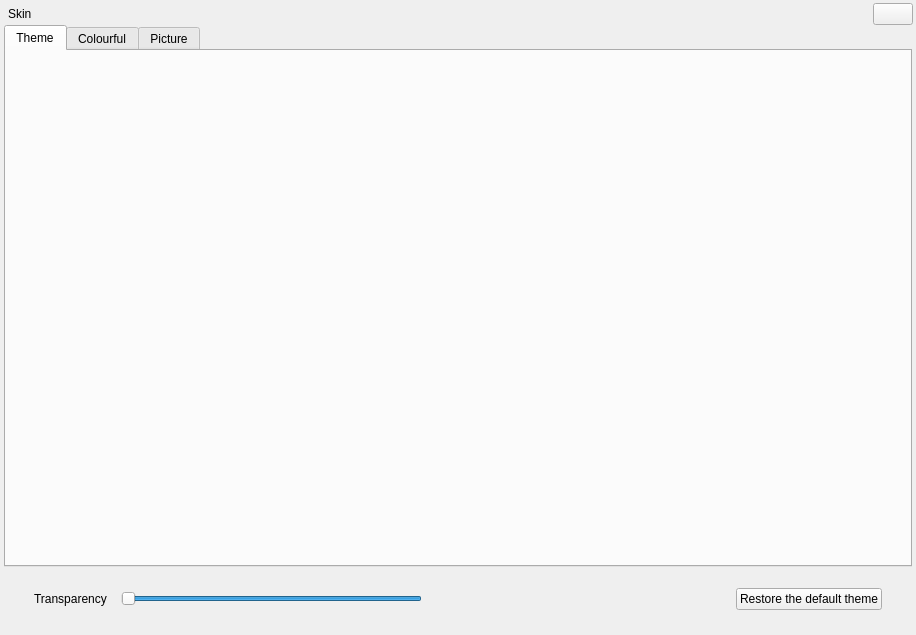
<?xml version="1.0" encoding="UTF-8"?>
<ui version="4.0">
 <class>FormSkinDialog</class>
 <widget class="QDialog" name="FormSkinDialog">
  <property name="geometry">
   <rect>
    <x>0</x>
    <y>0</y>
    <width>916</width>
    <height>635</height>
   </rect>
  </property>
  <property name="windowTitle">
   <string>Skin</string>
  </property>
  <layout class="QVBoxLayout" name="verticalLayout">
   <property name="spacing">
    <number>0</number>
   </property>
   <property name="leftMargin">
    <number>2</number>
   </property>
   <property name="topMargin">
    <number>2</number>
   </property>
   <property name="rightMargin">
    <number>2</number>
   </property>
   <property name="bottomMargin">
    <number>2</number>
   </property>
   <item>
    <widget class="QWidget" name="widgetSkin" native="true">
     <property name="active" stdset="0">
      <bool>true</bool>
     </property>
     <layout class="QVBoxLayout" name="verticalLayout_2">
      <property name="spacing">
       <number>0</number>
      </property>
      <property name="leftMargin">
       <number>0</number>
      </property>
      <property name="topMargin">
       <number>0</number>
      </property>
      <property name="rightMargin">
       <number>0</number>
      </property>
      <property name="bottomMargin">
       <number>0</number>
      </property>
      <item>
       <widget class="QWidget" name="dialogTitlebar" native="true">
        <layout class="QHBoxLayout" name="horizontalLayout">
         <property name="spacing">
          <number>0</number>
         </property>
         <property name="leftMargin">
          <number>0</number>
         </property>
         <property name="topMargin">
          <number>1</number>
         </property>
         <property name="rightMargin">
          <number>1</number>
         </property>
         <property name="bottomMargin">
          <number>0</number>
         </property>
         <item>
          <widget class="QLabel" name="labelTitle">
           <property name="text">
            <string>Skin</string>
           </property>
           <property name="indent">
            <number>6</number>
           </property>
          </widget>
         </item>
         <item>
          <spacer name="horizontalSpacer_4">
           <property name="orientation">
            <enum>Qt::Horizontal</enum>
           </property>
           <property name="sizeHint" stdset="0">
            <size>
             <width>260</width>
             <height>20</height>
            </size>
           </property>
          </spacer>
         </item>
         <item>
          <widget class="QPushButton" name="buttonClose">
           <property name="text">
            <string/>
           </property>
           <property name="autoDefault">
            <bool>false</bool>
           </property>
          </widget>
         </item>
        </layout>
       </widget>
      </item>
      <item>
       <widget class="QWidget" name="widgetSkinBg" native="true">
        <layout class="QVBoxLayout" name="verticalLayout_3">
         <property name="spacing">
          <number>0</number>
         </property>
         <property name="leftMargin">
          <number>2</number>
         </property>
         <property name="topMargin">
          <number>0</number>
         </property>
         <property name="rightMargin">
          <number>2</number>
         </property>
         <property name="bottomMargin">
          <number>2</number>
         </property>
         <item>
          <widget class="QTabWidget" name="tabWidgetSkinMain">
           <property name="currentIndex">
            <number>0</number>
           </property>
           <widget class="ThemeWidget" name="tabTheme">
            <attribute name="title">
             <string>Theme</string>
            </attribute>
           </widget>
           <widget class="ColourfulWidget" name="tabColourful">
            <attribute name="title">
             <string>Colourful</string>
            </attribute>
           </widget>
           <widget class="QWidget" name="tabPicture">
            <attribute name="title">
             <string>Picture</string>
            </attribute>
            <layout class="QVBoxLayout" name="verticalLayout_4">
             <property name="spacing">
              <number>0</number>
             </property>
             <property name="leftMargin">
              <number>0</number>
             </property>
             <property name="topMargin">
              <number>0</number>
             </property>
             <property name="rightMargin">
              <number>0</number>
             </property>
             <property name="bottomMargin">
              <number>0</number>
             </property>
             <item>
              <widget class="QWidget" name="widget" native="true">
               <layout class="QVBoxLayout" name="verticalLayout_5">
                <property name="spacing">
                 <number>0</number>
                </property>
                <property name="leftMargin">
                 <number>30</number>
                </property>
                <property name="topMargin">
                 <number>10</number>
                </property>
                <property name="rightMargin">
                 <number>30</number>
                </property>
                <property name="bottomMargin">
                 <number>10</number>
                </property>
                <item>
                 <widget class="QWidget" name="widgetCategories" native="true"/>
                </item>
               </layout>
              </widget>
             </item>
             <item>
              <widget class="QStackedWidget" name="stackedWidgetPictures"/>
             </item>
            </layout>
           </widget>
          </widget>
         </item>
         <item>
          <widget class="QWidget" name="widgetBottom" native="true">
           <property name="minimumSize">
            <size>
             <width>0</width>
             <height>64</height>
            </size>
           </property>
           <layout class="QHBoxLayout" name="horizontalLayout_2">
            <property name="spacing">
             <number>14</number>
            </property>
            <property name="leftMargin">
             <number>30</number>
            </property>
            <property name="topMargin">
             <number>0</number>
            </property>
            <property name="rightMargin">
             <number>30</number>
            </property>
            <property name="bottomMargin">
             <number>0</number>
            </property>
            <item>
             <widget class="QLabel" name="label">
              <property name="text">
               <string>Transparency</string>
              </property>
             </widget>
            </item>
            <item>
             <widget class="QSlider" name="sliderOpacity">
              <property name="cursor">
               <cursorShape>PointingHandCursor</cursorShape>
              </property>
              <property name="maximum">
               <number>100</number>
              </property>
              <property name="pageStep">
               <number>1</number>
              </property>
              <property name="value">
               <number>100</number>
              </property>
              <property name="orientation">
               <enum>Qt::Horizontal</enum>
              </property>
              <property name="invertedAppearance">
               <bool>true</bool>
              </property>
             </widget>
            </item>
            <item>
             <spacer name="horizontalSpacer">
              <property name="orientation">
               <enum>Qt::Horizontal</enum>
              </property>
              <property name="sizeHint" stdset="0">
               <size>
                <width>40</width>
                <height>20</height>
               </size>
              </property>
             </spacer>
            </item>
            <item>
             <widget class="QPushButton" name="buttonRestore">
              <property name="text">
               <string>Restore the default theme</string>
              </property>
              <property name="autoDefault">
               <bool>false</bool>
              </property>
             </widget>
            </item>
           </layout>
          </widget>
         </item>
        </layout>
       </widget>
      </item>
     </layout>
    </widget>
   </item>
  </layout>
 </widget>
 <customwidgets>
  <customwidget>
   <class>ThemeWidget</class>
   <extends>QWidget</extends>
   <header location="global">Widgets.Skins.ThemeWidget</header>
   <container>1</container>
  </customwidget>
  <customwidget>
   <class>ColourfulWidget</class>
   <extends>QWidget</extends>
   <header location="global">Widgets.Skins.ColourfulWidget</header>
   <container>1</container>
  </customwidget>
 </customwidgets>
 <resources/>
 <connections>
  <connection>
   <sender>buttonClose</sender>
   <signal>clicked()</signal>
   <receiver>FormSkinDialog</receiver>
   <slot>reject()</slot>
   <hints>
    <hint type="sourcelabel">
     <x>596</x>
     <y>12</y>
    </hint>
    <hint type="destinationlabel">
     <x>350</x>
     <y>66</y>
    </hint>
   </hints>
  </connection>
 </connections>
</ui>
